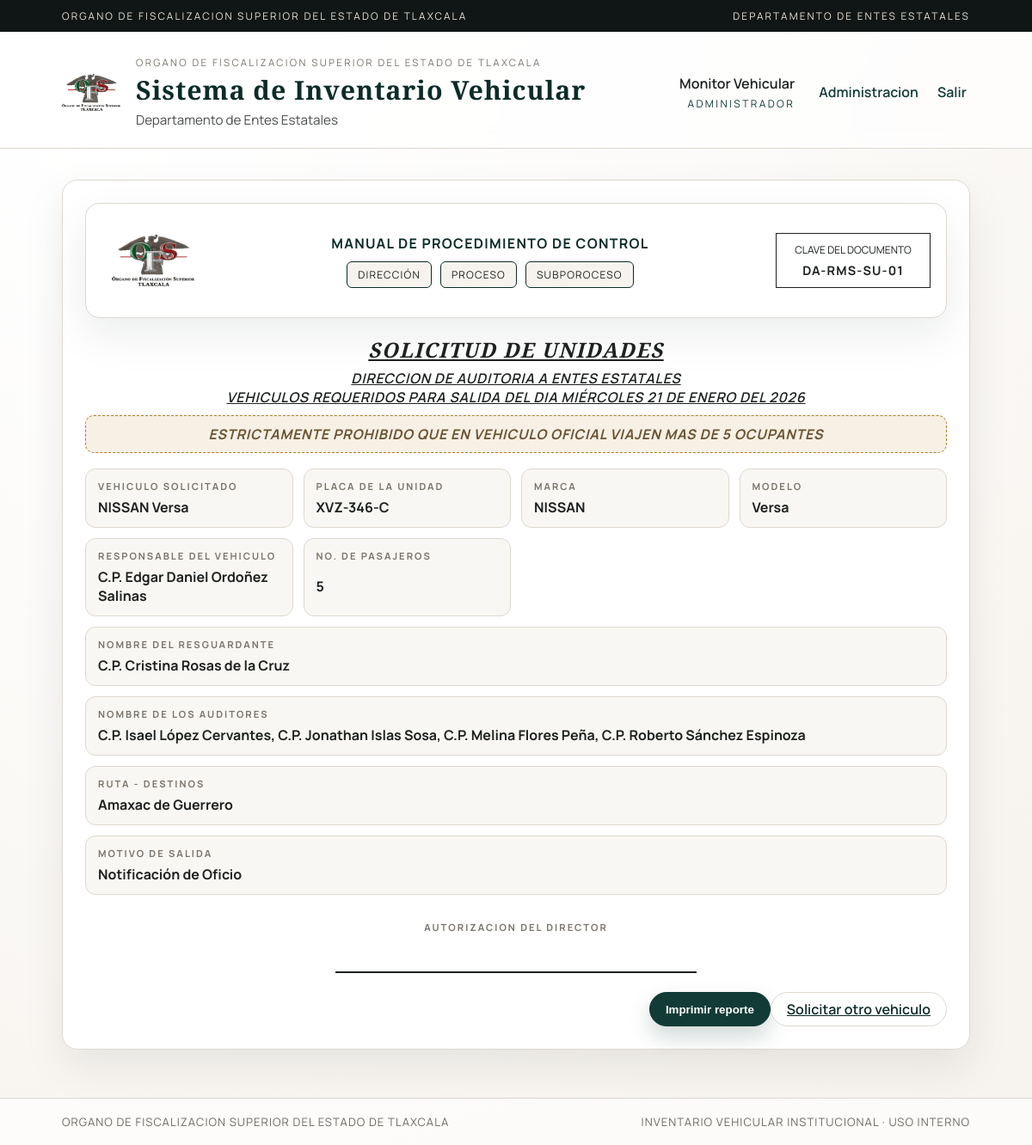
/reporte/prestamo/1 (signed in), run on the app's committed database.
### tables this page shows
CREATE TABLE vehiculos (
                id INTEGER PRIMARY KEY AUTOINCREMENT,
                placa TEXT UNIQUE NOT NULL,
                modelo TEXT NOT NULL,
                marca TEXT NOT NULL,
                activo INTEGER DEFAULT 1
            , categoria TEXT NOT NULL DEFAULT 'Financiero');

CREATE TABLE prestamos_vehiculos (
                id INTEGER PRIMARY KEY AUTOINCREMENT,
                solicitante_id INTEGER NOT NULL,
                propietario_id INTEGER NOT NULL,
                vehiculo_id INTEGER NOT NULL,
                fecha_solicitud TEXT NOT NULL,
                estado TEXT NOT NULL DEFAULT 'PENDIENTE',
                notas TEXT,
                fechas_solicitadas TEXT, responsable_id INTEGER, no_pasajeros INTEGER, pasajeros_ids TEXT, ruta_destino TEXT, motivo_salida TEXT, responsable_nombre TEXT,
                FOREIGN KEY(solicitante_id) REFERENCES usuarios(id),
                FOREIGN KEY(propietario_id) REFERENCES usuarios(id),
                FOREIGN KEY(vehiculo_id) REFERENCES vehiculos(id)
            );

CREATE TABLE usuarios (
                id INTEGER PRIMARY KEY AUTOINCREMENT,
                nombre TEXT NOT NULL,
                usuario TEXT UNIQUE NOT NULL,
                clave TEXT NOT NULL,
                rol TEXT NOT NULL DEFAULT 'usuario',
                puesto TEXT DEFAULT '',
                entes TEXT NOT NULL DEFAULT 'TODOS',
                activo INTEGER DEFAULT 1
            , telefono_whatsapp TEXT);

CREATE TABLE entes (
                id INTEGER PRIMARY KEY AUTOINCREMENT,
                clave TEXT UNIQUE NOT NULL,
                nombre TEXT NOT NULL,
                tipo TEXT NOT NULL,
                activo INTEGER DEFAULT 1
            );

### app.py (the view)
    @app.route("/reporte/prestamo/<int:prestamo_id>")
    def reporte_prestamo(prestamo_id: int):
        if not session.get("autenticado"):
            return redirect(url_for("login"))
        movimiento = db_manager.obtener_prestamo(prestamo_id)
        if not movimiento:
            return redirect(url_for("dashboard"))
        can_print = session.get("rol") == "monitor"
        fecha_larga = _fecha_larga_es(movimiento.get("fecha_solicitud"))
        return render_template(
            "reporte.html",
            movimiento=movimiento,
            fecha_larga=fecha_larga,
            can_print=can_print,
        )

### app.py (called while the page is built)
def _fecha_larga_es(fecha_iso: str) -> str:
    if not fecha_iso:
        return ""
    try:
        fecha = datetime.strptime(fecha_iso, "%Y-%m-%d").date()
    except ValueError:
        return fecha_iso
    dias = [
        "Lunes",
        "Martes",
        "Miércoles",
        "Jueves",
        "Viernes",
        "Sábado",
        "Domingo",
    ]
    meses = [
        "Enero",
        "Febrero",
        "Marzo",
        "Abril",
        "Mayo",
        "Junio",
        "Julio",
        "Agosto",
        "Septiembre",
        "Octubre",
        "Noviembre",
        "Diciembre",
    ]
    return f"{dias[fecha.weekday()]} {fecha.day:02d} de {meses[fecha.month - 1]} del {fecha.year}"

### scripts/utils.py (called while the page is built)
def normalizar_rol(rol: str) -> str:
    if (rol or "").strip().lower() in {"admin", "administrador", "gestor", "monitor"}:
        return "monitor"
    return "user"

def _normalizar_clave(valor: str) -> str:
    if not valor:
        return ""
    normalizado = unicodedata.normalize("NFKD", str(valor))
    ascii_txt = "".join(ch for ch in normalizado if not unicodedata.combining(ch))
    ascii_txt = ascii_txt.upper()
    ascii_txt = re.sub(r"[^A-Z0-9]+", "_", ascii_txt).strip("_")
    return ascii_txt

def _clave_ente_canonica(valor: Optional[str]) -> str:
    clave = _normalizar_clave(valor)
    if not clave:
        return ""
    if clave in {"SM", "SMYT"} or "MOVILIDAD_Y_TRANSPORTE" in clave:
        return ENTE_CLAVE_SM
    return clave

def _split_ruta_destino(ruta_destino: Optional[str]) -> List[str]:
    if not ruta_destino:
        return []
    return [token.strip() for token in re.split(r"\s*(?:->|,)\s*", str(ruta_destino)) if token.strip()]

    def _connect(self):
        conn = sqlite3.connect(self.db_path, timeout=10)
        conn.row_factory = sqlite3.Row
        return conn

### templates/reporte.html (shortened to what this page needs)
{% extends "base.html" %}
{% block content %}
<section class="card report">
  <div class="report-doc-header">
    <div class="report-doc-logo">
      <img src="{{ url_for('static', filename='img/logo.png') }}" alt="Logo institucional">
    </div>
    <div class="report-doc-title">
      <div class="report-doc-name">MANUAL DE PROCEDIMIENTO DE CONTROL</div>
      <div class="report-doc-tags">
        <span class="report-doc-tag">Dirección</span>
        <span class="report-doc-tag">Proceso</span>
        <span class="report-doc-tag">Subporoceso</span>
      </div>
    </div>
    <div class="report-doc-key">
      <span>Clave del documento</span>
      <strong>DA-RMS-SU-01</strong>
    </div>
  </div>
  <div class="report-header">
    <h2>SOLICITUD DE UNIDADES</h2>
    <p class="report-subtitle">DIRECCION DE AUDITORIA A ENTES ESTATALES</p>
    <p class="report-subtitle">VEHICULOS REQUERIDOS PARA SALIDA DEL DIA {{ fecha_larga }}</p>
    <p class="report-warning">ESTRICTAMENTE PROHIBIDO QUE EN VEHICULO OFICIAL VIAJEN MAS DE 5 OCUPANTES</p>
  </div>
  <div class="report-grid">
    {% set no_pasajeros = (movimiento.no_pasajeros or 0) | int %}
    <div class="report-block">
      <span class="report-label">Vehiculo solicitado</span>
      <strong>{{ movimiento.marca }} {{ movimiento.modelo }}</strong>
    </div>
    <div class="report-block center-print">
      <span class="report-label">Placa de la unidad</span>
      <strong>{{ movimiento.placa_unidad }}</strong>
    </div>
    <div class="report-block center-print">
      <span class="report-label">Marca</span>
      <strong>{{ movimiento.marca }}</strong>
    </div>
    <div class="report-block center-print">
      <span class="report-label">Modelo</span>
      <strong>{{ movimiento.modelo }}</strong>
    </div>
    <div class="report-block">
      <span class="report-label">Responsable del vehiculo</span>
      <strong>{{ movimiento.responsable_vehiculo }}</strong>
    </div>
    <div class="report-block center-print">
      <span class="report-label">No. de pasajeros</span>
      <strong>{{ no_pasajeros + 1 }}</strong>
    </div>
    <div class="report-block full">
      <span class="report-label">Nombre del resguardante</span>
      <strong>{{ movimiento.resguardante_nombre or "No registrado" }}</strong>
    </div>
    {% if no_pasajeros > 0 %}
    <div class="report-block full">
      <span class="report-label">Nombre de los auditores</span>
      <strong>{{ movimiento.pasajeros_nombres or "No registrados" }}</strong>
    </div>
    {% endif %}
    <div class="report-block full">
      <span class="report-label">Ruta - destinos</span>
      <strong>{{ movimiento.ruta_destino }}</strong>
    </div>
    <div class="report-block full">
      <span class="report-label">Motivo de salida</span>
      <strong>{{ movimiento.motivo_salida }}</strong>
    </div>
  </div>
  <div class="signature">
    <span class="report-label">Autorizacion del director</span>
    <div class="signature-line"></div>
  </div>
  {% if can_print %}
  <div class="actions report-actions">
    <button class="btn primary" type="button" onclick="window.print()">Imprimir reporte</button>
    <a class="btn ghost" href="{{ url_for('dashboard') }}">Solicitar otro vehiculo</a>
  </div>
  {% else %}
  <div class="alert">Solo el administrador puede imprimir este reporte.</div>
  <div class="actions report-actions">
    <a class="btn ghost" href="{{ url_for('dashboard') }}">Solicitar otro vehiculo</a>
  </div>
  {% endif %}
</section>
{% endblock %}

### static/css/style.css (style rules this page uses)
:root { --ink: #1d2120; --ink-soft: #4a4f4d; --accent: #123b36; --accent-dark: #0c2c28; --gold: #a48345; --stone: #f6f3ee; --sand: #efe9e0; --line: #ded8cf; --alert: #b04343; --success: #2b6b57; --warning: #b07b2a; --shadow: 0 20px 50px rgba(18, 26, 23, 0.08); }
* { box-sizing: border-box; }
html, body { max-width: 100%; overflow-x: hidden; }
img, svg, canvas, video { max-width: 100%; }
body { margin: 0; font-family: "Manrope", sans-serif; color: var(--ink); background: radial-gradient(circle at 10% 10%, #ffffff 0%, rgba(255, 255, 255, 0.75) 38%, rgba(247, 243, 238, 0.9) 100%), linear-gradient(180deg, #f6f3ee 0%, #efe9e0 100%); }
.card { min-width: 0; max-width: 100%; background: #ffffff; border: 1px solid var(--line); border-radius: 18px; padding: 26px; box-shadow: var(--shadow); animation: rise 0.6s ease both; }
.card h2 { margin-top: 0; font-family: "Cormorant Garamond", serif; font-size: 1.5rem; }
.full { grid-column: 1 / -1; }
.actions { display: flex; justify-content: flex-end; }
.btn { max-width: 100%; border: 1px solid var(--accent); background: #fff; color: var(--accent); padding: 8px 18px; border-radius: 999px; font-weight: 600; cursor: pointer; white-space: normal; text-align: center; transition: transform 0.2s ease, box-shadow 0.2s ease; }
.btn.primary { background: var(--accent); color: #fff; box-shadow: 0 12px 26px rgba(18, 59, 54, 0.2); }
.btn.ghost:not(.primary) { border-color: var(--line); color: var(--accent-dark); }
.report { text-transform: none; }
.report-doc-header { display: grid; grid-template-columns: 120px 1fr 180px; gap: 16px; align-items: center; padding: 18px; border-radius: 16px; border: 1px solid var(--line); background: #ffffff; box-shadow: var(--shadow); margin-bottom: 20px; }
.report-doc-logo { display: grid; place-items: center; }
.report-doc-logo img { width: 96px; height: 96px; object-fit: contain; }
.report-doc-title { display: grid; gap: 10px; text-align: center; }
.report-doc-name { font-weight: 700; letter-spacing: 0.08em; text-transform: uppercase; color: var(--accent-dark); }
.report-doc-tags { display: flex; justify-content: center; gap: 10px; flex-wrap: wrap; }
.report-doc-tag { padding: 6px 12px; border-radius: 6px; border: 1px solid var(--accent-dark); font-size: 0.75rem; letter-spacing: 0.1em; text-transform: uppercase; background: #f6f3ee; }
.report-doc-key { border: 1px solid var(--ink); padding: 10px 12px; text-align: center; display: grid; gap: 6px; font-size: 0.75rem; text-transform: uppercase; }
.report-doc-key strong { font-size: 0.9rem; letter-spacing: 0.08em; }
.report-header h2 { margin-bottom: 6px; text-transform: uppercase; letter-spacing: 0.06em; text-align: center; font-style: italic; text-decoration: underline; }
.report-subtitle { margin: 0; font-weight: 600; text-transform: uppercase; letter-spacing: 0.05em; color: var(--ink); text-align: center; font-style: italic; text-decoration: underline; }
.report-warning { margin: 10px 0 0; padding: 10px 12px; border-radius: 10px; border: 1px dashed #b07b2a; background: #f6f0e5; text-transform: uppercase; letter-spacing: 0.05em; font-weight: 700; color: #6b5534; text-align: center; font-style: italic; text-decoration: none; }
.report-grid { display: grid; grid-template-columns: repeat(auto-fit, minmax(240px, 1fr)); gap: 12px; margin: 18px 0 10px; }
.report-block { padding: 12px 14px; border-radius: 12px; background: #f9f7f3; border: 1px solid var(--line); display: grid; gap: 6px; }
.report-label { font-size: 0.7rem; letter-spacing: 0.18em; color: #7a746b; font-weight: 700; text-transform: uppercase; }
.signature { margin-top: 30px; display: grid; gap: 10px; justify-items: center; text-align: center; }
.signature-line { height: 36px; border-bottom: 2px solid var(--ink); width: min(420px, 100%); }
.report-actions { margin-top: 22px; }

### data on the page
vehiculos: marca "NISSAN", modelo "Versa", placa_unidad "XVZ-346-C"
prestamos_vehiculos: responsable_vehiculo "C.P. Edgar Daniel Ordoñez Salinas", motivo_salida "Notificación de Oficio"
usuarios: nombre "C.P. Cristina Rosas de la Cruz"
entes: ruta_destino "Amaxac de Guerrero"

### other printed values
{{ session.get('nombre') }} "Monitor Vehicular"
{{ fecha_larga }} "MIÉRCOLES 21 DE ENERO DEL 2026"
{{ no_pasajeros + 1 }} "5"
{{ movimiento.pasajeros_nombres or "No registrados" }} "C.P. Isael López Cervantes, C.P. Jonathan Islas Sosa, C.P. Melina Flores Peña, C.P. Roberto Sánchez Espinoza"
